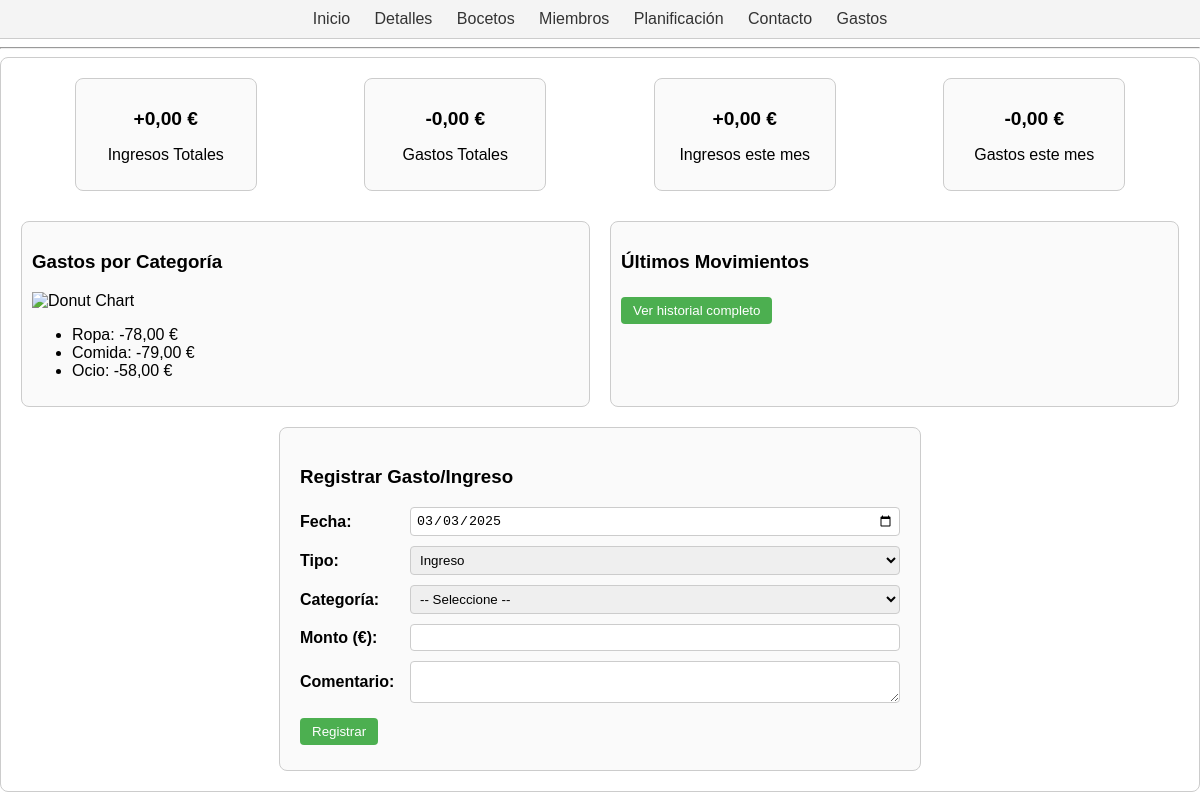
/views/gastos.php, run on an earlier commit of the app's database.
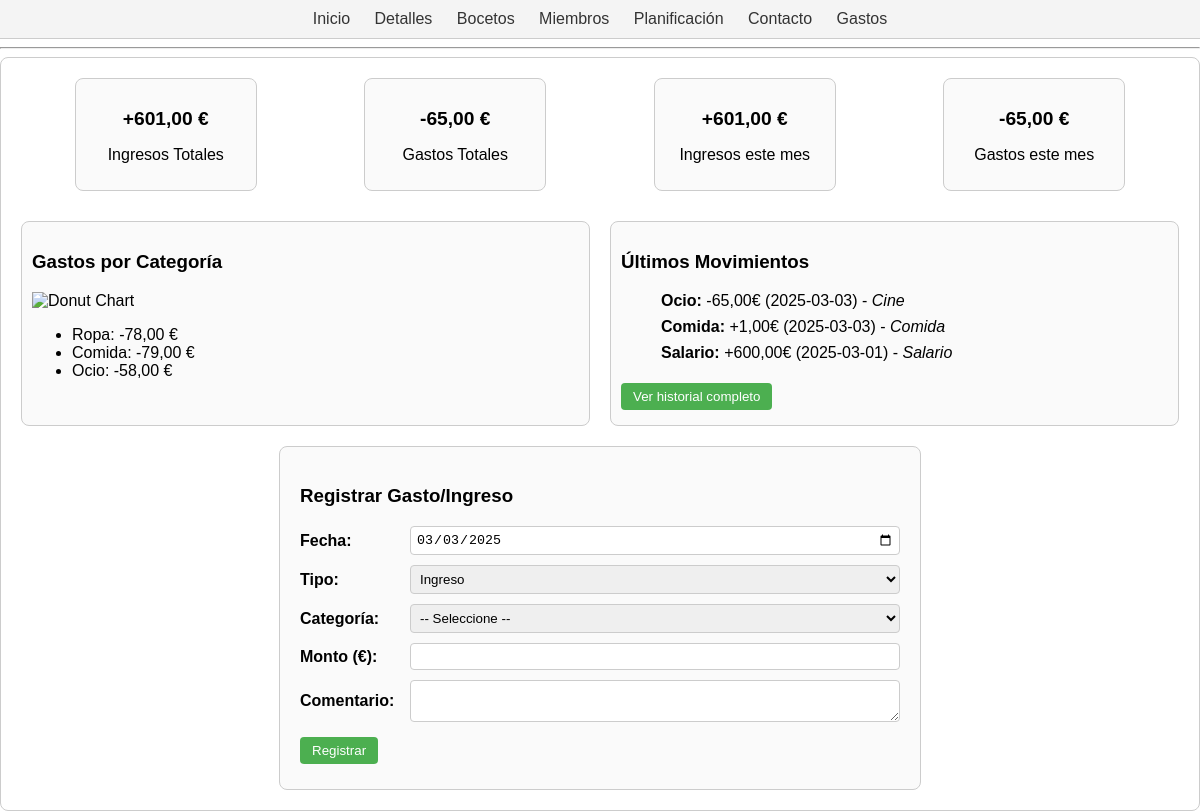
And on a later commit of the database.
### tables this page shows
CREATE TABLE `gastos` (
  `id` int(11) NOT NULL,
  `usuario_id` int(11) NOT NULL,
  `tipo` enum('Ingreso','Gasto') NOT NULL,
  `categoria_id` int(11) NOT NULL,
  `monto` decimal(10,2) NOT NULL,
  `fecha` date NOT NULL,
  `comentario` text DEFAULT NULL
);

CREATE TABLE `categorias` (
  `id` int(11) NOT NULL,
  `nombre` varchar(50) NOT NULL
);

### views/gastos.php (the view, shortened to what this page needs)
<?php
require '../includes/header.php';
require '../includes/nav.php';
require_once '../config.php';
$user_id = 1;
$sqlIngresosTotales = "
  SELECT IFNULL(SUM(monto), 0) AS total_ingresos
  FROM gastos
  WHERE usuario_id = ? AND tipo = 'Ingreso'
";
$stmt = $conn->prepare($sqlIngresosTotales);
$stmt->bind_param("i", $user_id);
$stmt->execute();
$res = $stmt->get_result();
$row = $res->fetch_assoc();
$ingresosTotales = $row['total_ingresos'];
$sqlGastosTotales = "
  SELECT IFNULL(SUM(monto), 0) AS total_gastos
  FROM gastos
  WHERE usuario_id = ? AND tipo = 'Gasto'
";
$stmt = $conn->prepare($sqlGastosTotales);
$stmt->bind_param("i", $user_id);
$stmt->execute();
$res = $stmt->get_result();
$row = $res->fetch_assoc();
$gastosTotales = $row['total_gastos'];
$sqlIngresosMes = "
  SELECT IFNULL(SUM(monto), 0) AS ingresos_mes
  FROM gastos
  WHERE usuario_id = ?
    AND tipo = 'Ingreso'
    AND MONTH(fecha) = MONTH(CURDATE())
    AND YEAR(fecha) = YEAR(CURDATE())
";
$stmt = $conn->prepare($sqlIngresosMes);
$stmt->bind_param("i", $user_id);
$stmt->execute();
$res = $stmt->get_result();
$row = $res->fetch_assoc();
$ingresosMes = $row['ingresos_mes'];
$sqlGastosMes = "
  SELECT IFNULL(SUM(monto), 0) AS gastos_mes
  FROM gastos
  WHERE usuario_id = ?
    AND tipo = 'Gasto'
    AND MONTH(fecha) = MONTH(CURDATE())
    AND YEAR(fecha) = YEAR(CURDATE())
";
$stmt = $conn->prepare($sqlGastosMes);
$stmt->bind_param("i", $user_id);
$stmt->execute();
$res = $stmt->get_result();
$row = $res->fetch_assoc();
$gastosMes = $row['gastos_mes'];
$sqlUltimosMov = "
  SELECT g.tipo,
         g.monto,
         g.fecha,
         g.comentario,
         c.nombre AS categoria
  FROM gastos g
  JOIN categorias c ON g.categoria_id = c.id
  WHERE g.usuario_id = ?
  ORDER BY g.fecha DESC, g.id DESC
  LIMIT 5
";
$stmt = $conn->prepare($sqlUltimosMov);
$stmt->bind_param("i", $user_id);
$stmt->execute();
$ultimos = $stmt->get_result();
?>
<!DOCTYPE html>
<html lang="es">
<head>
  <link rel="stylesheet" href="../css/style.css">
</head>
<body>
  <div class="container-f1">
    <div class="summary">
      <div class="box ingreso-total">
        <p class="cantidad">+<?php echo number_format($ingresosTotales, 2, ',', '.'); ?> €</p>
        <p class="etiqueta">Ingresos Totales</p>
      </div>
      <div class="box gasto-total">
        <p class="cantidad">-<?php echo number_format($gastosTotales, 2, ',', '.'); ?> €</p>
        <p class="etiqueta">Gastos Totales</p>
      </div>
      <div class="box ingreso-mes">
        <p class="cantidad">+<?php echo number_format($ingresosMes, 2, ',', '.'); ?> €</p>
        <p class="etiqueta">Ingresos este mes</p>
      </div>
      <div class="box gasto-mes">
        <p class="cantidad">-<?php echo number_format($gastosMes, 2, ',', '.'); ?> €</p>
        <p class="etiqueta">Gastos este mes</p>
      </div>
    </div>
    <div class="main-content">
      <div class="chart-section">
        <h3>Gastos por Categoría</h3>
        <div class="chart-placeholder">
          <img src="../img/donut-chart.png" alt="Donut Chart" width="200">
        </div>
        <ul class="lista-categorias">
          <li>Ropa: -78,00 €</li>
          <li>Comida: -79,00 €</li>
          <li>Ocio: -58,00 €</li>
        </ul>
      </div>
      <div class="last-movements">
        <h3>Últimos Movimientos</h3>
        <ul>
          <?php while ($mov = $ultimos->fetch_assoc()): ?>
            <li>
              <?php
              $simbolo = ($mov['tipo'] === 'Gasto') ? '-' : '+';
              $montoFormateado = number_format($mov['monto'], 2, ',', '.');
              $comentarioMostrar = !empty(trim($mov['comentario'])) ? $mov['comentario'] : $mov['categoria'];
              ?>
              <strong><?php echo $mov['categoria']; ?>:</strong>
              <?php echo $simbolo . $montoFormateado; ?>€
              (<?php echo $mov['fecha']; ?>)
              - <em><?php echo $comentarioMostrar; ?></em>
            </li>
          <?php endwhile; ?>
        </ul>
        <button onclick="location.href='../views/historial_gastos.php'">
          Ver historial completo
        </button>
      </div>
    </div>
    <div class="form-section">
      <h3>Registrar Gasto/Ingreso</h3>
      <form action="../controllers/procesar_gasto.php" method="POST">
        <div class="form-row">
          <label for="fecha">Fecha:</label>
          <input type="date" name="fecha" required value="<?php echo date('Y-m-d'); ?>">
        </div>
        <div class="form-row">
          <label for="tipo">Tipo:</label>
          <select name="tipo" required>
            <option value="Ingreso">Ingreso</option>
          </select>
        </div>
        <div class="form-row">
          <label for="categoria_id">Categoría:</label>
          <select name="categoria_id" id="categoriaSelect" required>
            <option value="">-- Seleccione --</option>
          </select>
        </div>
        <div class="form-row">
          <label for="monto">Monto (€):</label>
          <input type="number" name="monto" step="0.01" required min="0">
        </div>
        <div class="form-row">
          <label for="comentario">Comentario:</label>
          <textarea name="comentario"></textarea>
        </div>
        <button type="submit">Registrar</button>
      </form>
    </div>
  </div>
</body>
</html>

### includes/header.php (shortened to what this page needs)
<!DOCTYPE html>
<html lang="es">
<head>
  <link rel="stylesheet" href="css/style.css">
</head>
<body>

### includes/nav.php (shortened to what this page needs)
<nav style="text-align: center;">
  <a href="/aw/index.php">Inicio</a>
  <a href="/aw/detalles.php">Detalles</a>
  <a href="/aw/bocetos.php">Bocetos</a>
  <a href="/aw/miembros.php">Miembros</a>
  <a href="/aw/planificacion.php">Planificación</a>
  <a href="/aw/contacto.php">Contacto</a>
  <a href="/aw/views/gastos.php">Gastos</a>
</nav>
<hr>

### css/style.css (style rules this page uses)
body { font-family: Arial, sans-serif; margin: 0; padding: 0; }
nav { background-color: #f4f4f4; padding: 10px; text-align: center; border-bottom: 1px solid #ccc; }
nav a { margin: 0 10px; text-decoration: none; color: #333; }
.container-f1 { max-width: 1200px; margin: 0 auto; display: grid; grid-template-columns: 1fr; grid-template-rows: auto auto auto; row-gap: 20px; padding: 20px; background-color: #fff; border: 1px solid #ccc; border-radius: 8px; }
.summary { display: flex; justify-content: space-around; margin-bottom: 10px; }
.summary .box { background-color: #fafafa; width: 160px; padding: 10px; text-align: center; border: 1px solid #ccc; border-radius: 8px; }
.summary .cantidad { font-size: 1.2em; font-weight: bold; margin-bottom: 5px; }
.main-content { display: flex; justify-content: space-between; gap: 20px; }
.chart-section { flex: 1; background-color: #fafafa; border: 1px solid #ccc; border-radius: 8px; padding: 10px; }
.last-movements { flex: 1; background-color: #fafafa; border: 1px solid #ccc; border-radius: 8px; padding: 10px; }
.last-movements ul { list-style: none; margin-top: 10px; }
.last-movements li { margin-bottom: 8px; }
.form-section { background-color: #fafafa; border: 1px solid #ccc; border-radius: 8px; padding: 20px; width: 600px; margin: 0 auto; }
.form-section form>div { margin-bottom: 10px; }
.form-section label { display: inline-block; width: 80px; font-weight: bold; }
button { background-color: #4CAF50; color: white; border: none; padding: 6px 12px; margin: 5px 0; cursor: pointer; border-radius: 4px; }
.form-row { display: flex; align-items: center; margin-bottom: 10px; }
.form-row label { width: 100px; margin-right: 10px; font-weight: bold; }
.form-row input[type="text"], .form-row input[type="date"], .form-row input[type="number"], .form-row select, .form-row textarea { flex: 1; padding: 5px; border: 1px solid #ccc; border-radius: 4px; }

What changed in the data, as far as the page shows it:
added gastos: categoria.nombre "Ocio", tipo "-", monto "65,00", fecha "2025-03-03", comentario "Cine"
added gastos: categoria.nombre "Comida", tipo "+", monto "1,00", fecha "2025-03-03"
added gastos: categoria.nombre "Salario", tipo "+", monto "600,00", fecha "2025-03-01"
Also different on the page:
$ingresosTotales: "0,00" → "601,00"
$gastosTotales: "0,00" → "65,00"
$ingresosMes: "0,00" → "601,00"
$gastosMes: "0,00" → "65,00"
